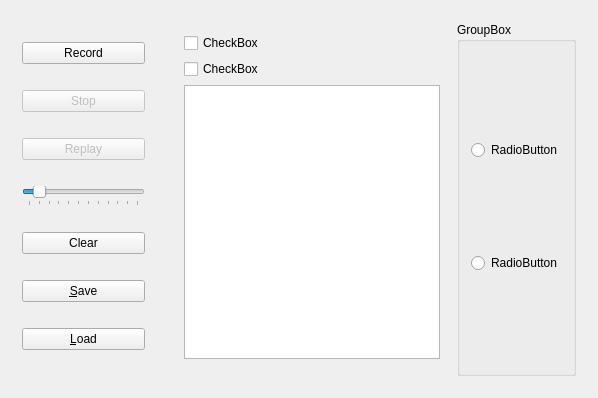
<?xml version="1.0" encoding="UTF-8"?>
<ui version="4.0">
 <class>MainWindow</class>
 <widget class="QMainWindow" name="MainWindow">
  <property name="geometry">
   <rect>
    <x>0</x>
    <y>0</y>
    <width>598</width>
    <height>398</height>
   </rect>
  </property>
  <property name="windowTitle">
   <string>MainWindow</string>
  </property>
  <widget class="QWidget" name="centralWidget">
   <layout class="QHBoxLayout" name="horizontalLayout">
    <item>
     <widget class="QWidget" name="widget_2" native="true">
      <layout class="QVBoxLayout" name="verticalLayout_3">
       <item>
        <widget class="QPushButton" name="recordButton">
         <property name="text">
          <string>Record</string>
         </property>
        </widget>
       </item>
       <item>
        <widget class="QPushButton" name="stopButton">
         <property name="enabled">
          <bool>false</bool>
         </property>
         <property name="text">
          <string>Stop</string>
         </property>
        </widget>
       </item>
       <item>
        <widget class="QPushButton" name="replayButton">
         <property name="enabled">
          <bool>false</bool>
         </property>
         <property name="text">
          <string>Replay</string>
         </property>
        </widget>
       </item>
       <item>
        <widget class="QSlider" name="speedSlider">
         <property name="minimum">
          <number>1</number>
         </property>
         <property name="maximum">
          <number>100</number>
         </property>
         <property name="value">
          <number>10</number>
         </property>
         <property name="orientation">
          <enum>Qt::Horizontal</enum>
         </property>
         <property name="tickPosition">
          <enum>QSlider::TicksBelow</enum>
         </property>
         <property name="tickInterval">
          <number>9</number>
         </property>
        </widget>
       </item>
       <item>
        <widget class="QPushButton" name="clearButton">
         <property name="text">
          <string>Clear</string>
         </property>
        </widget>
       </item>
       <item>
        <widget class="QPushButton" name="saveButton">
         <property name="text">
          <string>&amp;Save</string>
         </property>
        </widget>
       </item>
       <item>
        <widget class="QPushButton" name="loadButton">
         <property name="text">
          <string>&amp;Load</string>
         </property>
        </widget>
       </item>
      </layout>
     </widget>
    </item>
    <item>
     <widget class="QWidget" name="widget_3" native="true">
      <layout class="QHBoxLayout" name="horizontalLayout_2">
       <item>
        <widget class="QWidget" name="widget" native="true">
         <layout class="QVBoxLayout" name="verticalLayout_2">
          <item>
           <widget class="QCheckBox" name="checkBox">
            <property name="text">
             <string>CheckBox</string>
            </property>
           </widget>
          </item>
          <item>
           <widget class="QCheckBox" name="checkBox_2">
            <property name="text">
             <string>CheckBox</string>
            </property>
           </widget>
          </item>
          <item>
           <widget class="QPlainTextEdit" name="plainTextEdit"/>
          </item>
          <item>
           <widget class="CanvasWidget" name="widget_4" native="true"/>
          </item>
         </layout>
        </widget>
       </item>
       <item>
        <widget class="QGroupBox" name="groupBox">
         <property name="title">
          <string>GroupBox</string>
         </property>
         <layout class="QVBoxLayout" name="verticalLayout">
          <item>
           <widget class="QRadioButton" name="radioButton">
            <property name="text">
             <string>RadioButton</string>
            </property>
           </widget>
          </item>
          <item>
           <widget class="QRadioButton" name="radioButton_2">
            <property name="text">
             <string>RadioButton</string>
            </property>
           </widget>
          </item>
         </layout>
        </widget>
       </item>
      </layout>
     </widget>
    </item>
   </layout>
  </widget>
 </widget>
 <layoutdefault spacing="6" margin="11"/>
 <customwidgets>
  <customwidget>
   <class>CanvasWidget</class>
   <extends>QWidget</extends>
   <header location="global">canvaswidget.h</header>
   <container>1</container>
  </customwidget>
 </customwidgets>
 <resources/>
 <connections/>
</ui>
